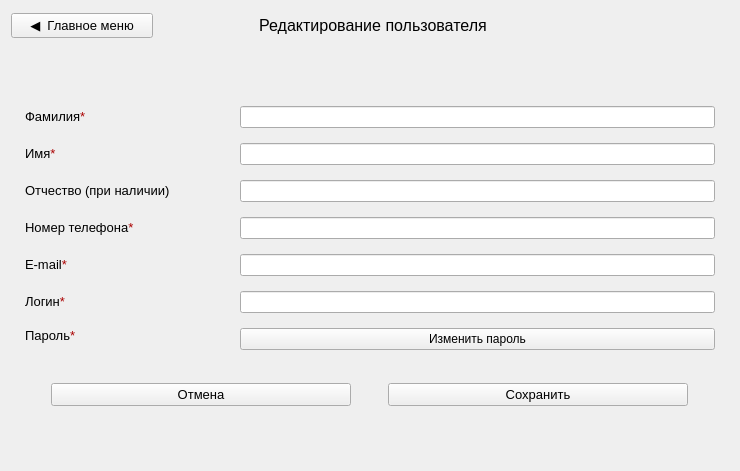
      <widget class="QWidget" name="menu08_page_edit">
       <layout class="QVBoxLayout" name="verticalLayout_3">
        <item>
         <widget class="QWidget" name="menu08_header" native="true">
          <property name="minimumSize">
           <size>
            <width>0</width>
            <height>30</height>
           </size>
          </property>
          <property name="maximumSize">
           <size>
            <width>16777215</width>
            <height>30</height>
           </size>
          </property>
          <layout class="QHBoxLayout" name="_4" stretch="1,3,1">
           <property name="leftMargin">
            <number>0</number>
           </property>
           <property name="topMargin">
            <number>0</number>
           </property>
           <property name="rightMargin">
            <number>0</number>
           </property>
           <property name="bottomMargin">
            <number>0</number>
           </property>
           <item>
            <widget class="QPushButton" name="menu08_back">
             <property name="font">
              <font>
               <pointsize>10</pointsize>
              </font>
             </property>
             <property name="text">
              <string>◀  Главное меню</string>
             </property>
            </widget>
           </item>
           <item>
            <widget class="QLabel" name="menu08_label">
             <property name="minimumSize">
              <size>
               <width>0</width>
               <height>30</height>
              </size>
             </property>
             <property name="maximumSize">
              <size>
               <width>16777215</width>
               <height>30</height>
              </size>
             </property>
             <property name="text">
              <string>&lt;html&gt;&lt;head/&gt;&lt;body&gt;&lt;p align=&quot;center&quot;&gt;&lt;span style=&quot; font-size:12pt;&quot;&gt;Редактирование пользователя&lt;/span&gt;&lt;/p&gt;&lt;/body&gt;&lt;/html&gt;</string>
             </property>
            </widget>
           </item>
           <item>
            <spacer name="horizontalSpacer_3">
             <property name="orientation">
              <enum>Qt::Horizontal</enum>
             </property>
             <property name="sizeHint" stdset="0">
              <size>
               <width>40</width>
               <height>20</height>
              </size>
             </property>
            </spacer>
           </item>
          </layout>
         </widget>
        </item>
        <item>
         <spacer name="verticalSpacer_4">
          <property name="orientation">
           <enum>Qt::Vertical</enum>
          </property>
          <property name="sizeType">
           <enum>QSizePolicy::Fixed</enum>
          </property>
          <property name="sizeHint" stdset="0">
           <size>
            <width>20</width>
            <height>5</height>
           </size>
          </property>
         </spacer>
        </item>
        <item>
         <layout class="QVBoxLayout" name="menu08_container">
          <item>
           <spacer name="verticalSpacer_10">
            <property name="orientation">
             <enum>Qt::Vertical</enum>
            </property>
            <property name="sizeHint" stdset="0">
             <size>
              <width>20</width>
              <height>40</height>
             </size>
            </property>
           </spacer>
          </item>
          <item>
           <widget class="QWidget" name="menu08_center" native="true">
            <layout class="QHBoxLayout" name="horizontalLayout_8">
             <item>
              <widget class="QWidget" name="menu08_form" native="true">
               <property name="minimumSize">
                <size>
                 <width>700</width>
                 <height>0</height>
                </size>
               </property>
               <property name="maximumSize">
                <size>
                 <width>702</width>
                 <height>500</height>
                </size>
               </property>
               <layout class="QGridLayout" name="_5">
                <property name="leftMargin">
                 <number>5</number>
                </property>
                <property name="topMargin">
                 <number>5</number>
                </property>
                <property name="rightMargin">
                 <number>5</number>
                </property>
                <property name="bottomMargin">
                 <number>5</number>
                </property>
                <property name="horizontalSpacing">
                 <number>25</number>
                </property>
                <property name="verticalSpacing">
                 <number>15</number>
                </property>
                <item row="2" column="1">
                 <widget class="QLineEdit" name="menu08_field_patronym">
                  <property name="maximumSize">
                   <size>
                    <width>475</width>
                    <height>16777215</height>
                   </size>
                  </property>
                  <property name="maxLength">
                   <number>64</number>
                  </property>
                 </widget>
                </item>
                <item row="5" column="1">
                 <widget class="QLineEdit" name="menu08_field_login">
                  <property name="maximumSize">
                   <size>
                    <width>475</width>
                    <height>16777215</height>
                   </size>
                  </property>
                  <property name="maxLength">
                   <number>32</number>
                  </property>
                 </widget>
                </item>
                <item row="1" column="1">
                 <widget class="QLineEdit" name="menu08_field_name">
                  <property name="maximumSize">
                   <size>
                    <width>475</width>
                    <height>16777215</height>
                   </size>
                  </property>
                  <property name="maxLength">
                   <number>64</number>
                  </property>
                 </widget>
                </item>
                <item row="3" column="1">
                 <widget class="QLineEdit" name="menu08_field_phone">
                  <property name="maximumSize">
                   <size>
                    <width>475</width>
                    <height>16777215</height>
                   </size>
                  </property>
                  <property name="inputMask">
                   <string/>
                  </property>
                  <property name="text">
                   <string/>
                  </property>
                  <property name="maxLength">
                   <number>20</number>
                  </property>
                  <property name="placeholderText">
                   <string/>
                  </property>
                 </widget>
                </item>
                <item row="0" column="1">
                 <widget class="QLineEdit" name="menu08_field_surname">
                  <property name="maximumSize">
                   <size>
                    <width>475</width>
                    <height>16777215</height>
                   </size>
                  </property>
                  <property name="maxLength">
                   <number>64</number>
                  </property>
                 </widget>
                </item>
                <item row="5" column="0">
                 <widget class="QLabel" name="menu08_text_login">
                  <property name="text">
                   <string>&lt;html&gt;&lt;head/&gt;&lt;body&gt;&lt;p&gt;&lt;span style=&quot; font-size:10pt;&quot;&gt;Логин&lt;/span&gt;&lt;span style=&quot; font-size:10pt; color:#aa0000;&quot;&gt;*&lt;/span&gt;&lt;/p&gt;&lt;/body&gt;&lt;/html&gt;</string>
                  </property>
                 </widget>
                </item>
                <item row="4" column="1">
                 <widget class="QLineEdit" name="menu08_field_email">
                  <property name="maximumSize">
                   <size>
                    <width>475</width>
                    <height>16777215</height>
                   </size>
                  </property>
                  <property name="maxLength">
                   <number>256</number>
                  </property>
                 </widget>
                </item>
                <item row="3" column="0">
                 <widget class="QLabel" name="menu08_text_phone">
                  <property name="text">
                   <string>&lt;html&gt;&lt;head/&gt;&lt;body&gt;&lt;p&gt;&lt;span style=&quot; font-size:10pt;&quot;&gt;Номер телефона&lt;/span&gt;&lt;span style=&quot; font-size:10pt; color:#aa0000;&quot;&gt;*&lt;/span&gt;&lt;/p&gt;&lt;/body&gt;&lt;/html&gt;</string>
                  </property>
                 </widget>
                </item>
                <item row="1" column="0">
                 <widget class="QLabel" name="menu08_text_surname">
                  <property name="text">
                   <string>&lt;html&gt;&lt;head/&gt;&lt;body&gt;&lt;p&gt;&lt;span style=&quot; font-size:10pt;&quot;&gt;Имя&lt;/span&gt;&lt;span style=&quot; font-size:10pt; color:#aa0000;&quot;&gt;*&lt;/span&gt;&lt;/p&gt;&lt;/body&gt;&lt;/html&gt;</string>
                  </property>
                 </widget>
                </item>
                <item row="4" column="0">
                 <widget class="QLabel" name="menu08_text_email">
                  <property name="text">
                   <string>&lt;html&gt;&lt;head/&gt;&lt;body&gt;&lt;p&gt;&lt;span style=&quot; font-size:10pt;&quot;&gt;E-mail&lt;/span&gt;&lt;span style=&quot; font-size:10pt; color:#aa0000;&quot;&gt;*&lt;/span&gt;&lt;/p&gt;&lt;/body&gt;&lt;/html&gt;</string>
                  </property>
                 </widget>
                </item>
                <item row="0" column="0">
                 <widget class="QLabel" name="menu08_text_name">
                  <property name="text">
                   <string>&lt;html&gt;&lt;head/&gt;&lt;body&gt;&lt;p&gt;&lt;span style=&quot; font-size:10pt;&quot;&gt;Фамилия&lt;/span&gt;&lt;span style=&quot; font-size:10pt; color:#aa0000;&quot;&gt;*&lt;/span&gt;&lt;/p&gt;&lt;/body&gt;&lt;/html&gt;</string>
                  </property>
                 </widget>
                </item>
                <item row="2" column="0">
                 <widget class="QLabel" name="menu08_text_patronym">
                  <property name="text">
                   <string>&lt;html&gt;&lt;head/&gt;&lt;body&gt;&lt;p&gt;&lt;span style=&quot; font-size:10pt;&quot;&gt;Отчество (при наличии)&lt;/span&gt;&lt;/p&gt;&lt;/body&gt;&lt;/html&gt;</string>
                  </property>
                 </widget>
                </item>
                <item row="6" column="0">
                 <widget class="QLabel" name="menu08_text_password">
                  <property name="text">
                   <string>&lt;html&gt;&lt;head/&gt;&lt;body&gt;&lt;p&gt;&lt;span style=&quot; font-size:10pt;&quot;&gt;Пароль&lt;/span&gt;&lt;span style=&quot; font-size:10pt; color:#aa0000;&quot;&gt;*&lt;/span&gt;&lt;/p&gt;&lt;/body&gt;&lt;/html&gt;</string>
                  </property>
                  <property name="alignment">
                   <set>Qt::AlignLeading|Qt::AlignLeft|Qt::AlignTop</set>
                  </property>
                 </widget>
                </item>
                <item row="6" column="1">
                 <widget class="QPushButton" name="menu08_button_change_pass">
                  <property name="text">
                   <string>Изменить пароль</string>
                  </property>
                 </widget>
                </item>
               </layout>
              </widget>
             </item>
            </layout>
           </widget>
          </item>
          <item>
           <widget class="QWidget" name="menu08_center_button" native="true">
            <property name="sizePolicy">
             <sizepolicy hsizetype="Preferred" vsizetype="Fixed">
              <horstretch>0</horstretch>
              <verstretch>0</verstretch>
             </sizepolicy>
            </property>
            <property name="minimumSize">
             <size>
              <width>0</width>
              <height>50</height>
             </size>
            </property>
            <layout class="QHBoxLayout" name="horizontalLayout_9">
             <item>
              <widget class="QPushButton" name="menu08_button_back">
               <property name="maximumSize">
                <size>
                 <width>300</width>
                 <height>16777215</height>
                </size>
               </property>
               <property name="font">
                <font>
                 <pointsize>10</pointsize>
                </font>
               </property>
               <property name="text">
                <string>Отмена</string>
               </property>
              </widget>
             </item>
             <item>
              <widget class="QPushButton" name="menu08_button_continue">
               <property name="maximumSize">
                <size>
                 <width>300</width>
                 <height>16777215</height>
                </size>
               </property>
               <property name="font">
                <font>
                 <pointsize>10</pointsize>
                </font>
               </property>
               <property name="text">
                <string>Сохранить</string>
               </property>
              </widget>
             </item>
            </layout>
           </widget>
          </item>
          <item>
           <spacer name="verticalSpacer_11">
            <property name="orientation">
             <enum>Qt::Vertical</enum>
            </property>
            <property name="sizeHint" stdset="0">
             <size>
              <width>20</width>
              <height>40</height>
             </size>
            </property>
           </spacer>
          </item>
         </layout>
        </item>
       </layout>
      </widget>
